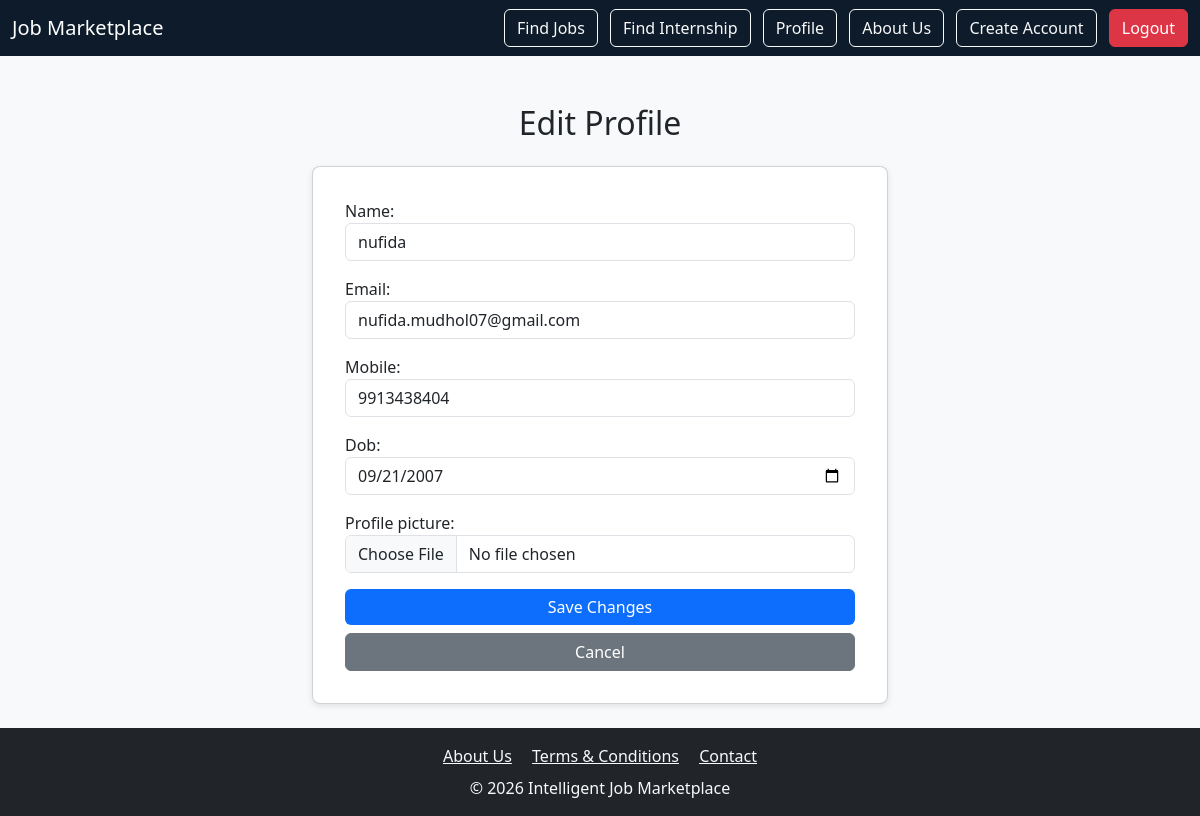
The app's page /profile/edit/ (signed in) with its own data.
### jobs/models.py (models this page shows, shortened)
class Profile(models.Model):
    user = models.OneToOneField(User, on_delete=models.CASCADE, null=True, blank=True)
    name = models.CharField(max_length=100, blank=True)
    email = models.EmailField(blank=True)
    mobile = models.CharField(max_length=15, blank=True, null=True)
    dob = models.DateField(null=True, blank=True)
    profile_picture = models.ImageField(upload_to="profile_pics/", null=True, blank=True)

### jobs/views.py (the view)
# urls.py: path("profile/edit/", views.edit_profile, name="edit_profile"),
@login_required
def edit_profile(request):
    profile = request.user.profile
    if request.method == "POST":
        form = ProfileForm(request.POST, request.FILES, instance=profile)
        if form.is_valid():
            form.save()
            messages.success(request, "Profile updated successfully!")
            return redirect("home")
    else:
        form = ProfileForm(instance=profile)
    return render(request, "edit_profile.html", {"form": form})

### jobs/forms.py
class ProfileForm(forms.ModelForm):
    class Meta:
        model = Profile
        fields = ["name", "email", "mobile", "dob", "profile_picture"]
        widgets = {
            "name": forms.TextInput(attrs={"class": "form-control"}),
            "email": forms.EmailInput(attrs={"class": "form-control"}),
            "mobile": forms.TextInput(attrs={"class": "form-control"}),
            "dob": forms.DateInput(attrs={"class": "form-control", "type": "date"}),
            "profile_picture": forms.ClearableFileInput(attrs={"class": "form-control"}),
        }

### jobs/templates/edit_profile.html (shortened to what this page needs)
{% extends "base.html" %}
{% block content %}
<div class="container mt-5" style="max-width: 600px;">
  <h2 class="mb-4 text-center">Edit Profile</h2>
  <div class="card">
    <div class="card-body">
      <form method="post" enctype="multipart/form-data">
        {{ form.as_p }}
        <button type="submit" class="btn btn-primary w-100">Save Changes</button>
        <a href="{% url 'profile' %}" class="btn btn-secondary w-100 mt-2">Cancel</a>
      </form>
    </div>
  </div>
</div>
{% endblock %}

### jobs/static/css/style.css (style rules this page uses)
body { background-color: #f8f9fa; color: #212529; font-family: "Segoe UI", Arial, sans-serif; }
h2 { margin-bottom: 20px; color: #212529; }
.card { background-color: #ffffff; border-radius: 8px; box-shadow: 0 2px 6px rgba(0,0,0,0.1); padding: 1rem; margin-bottom: 1.5rem; }
.btn-primary { background-color: #0d6efd; border: none; }

### records on screen
Profile: name "nufida", email "nufida.mudhol07@gmail.com", mobile "9913438404", dob "09/21/2007"
